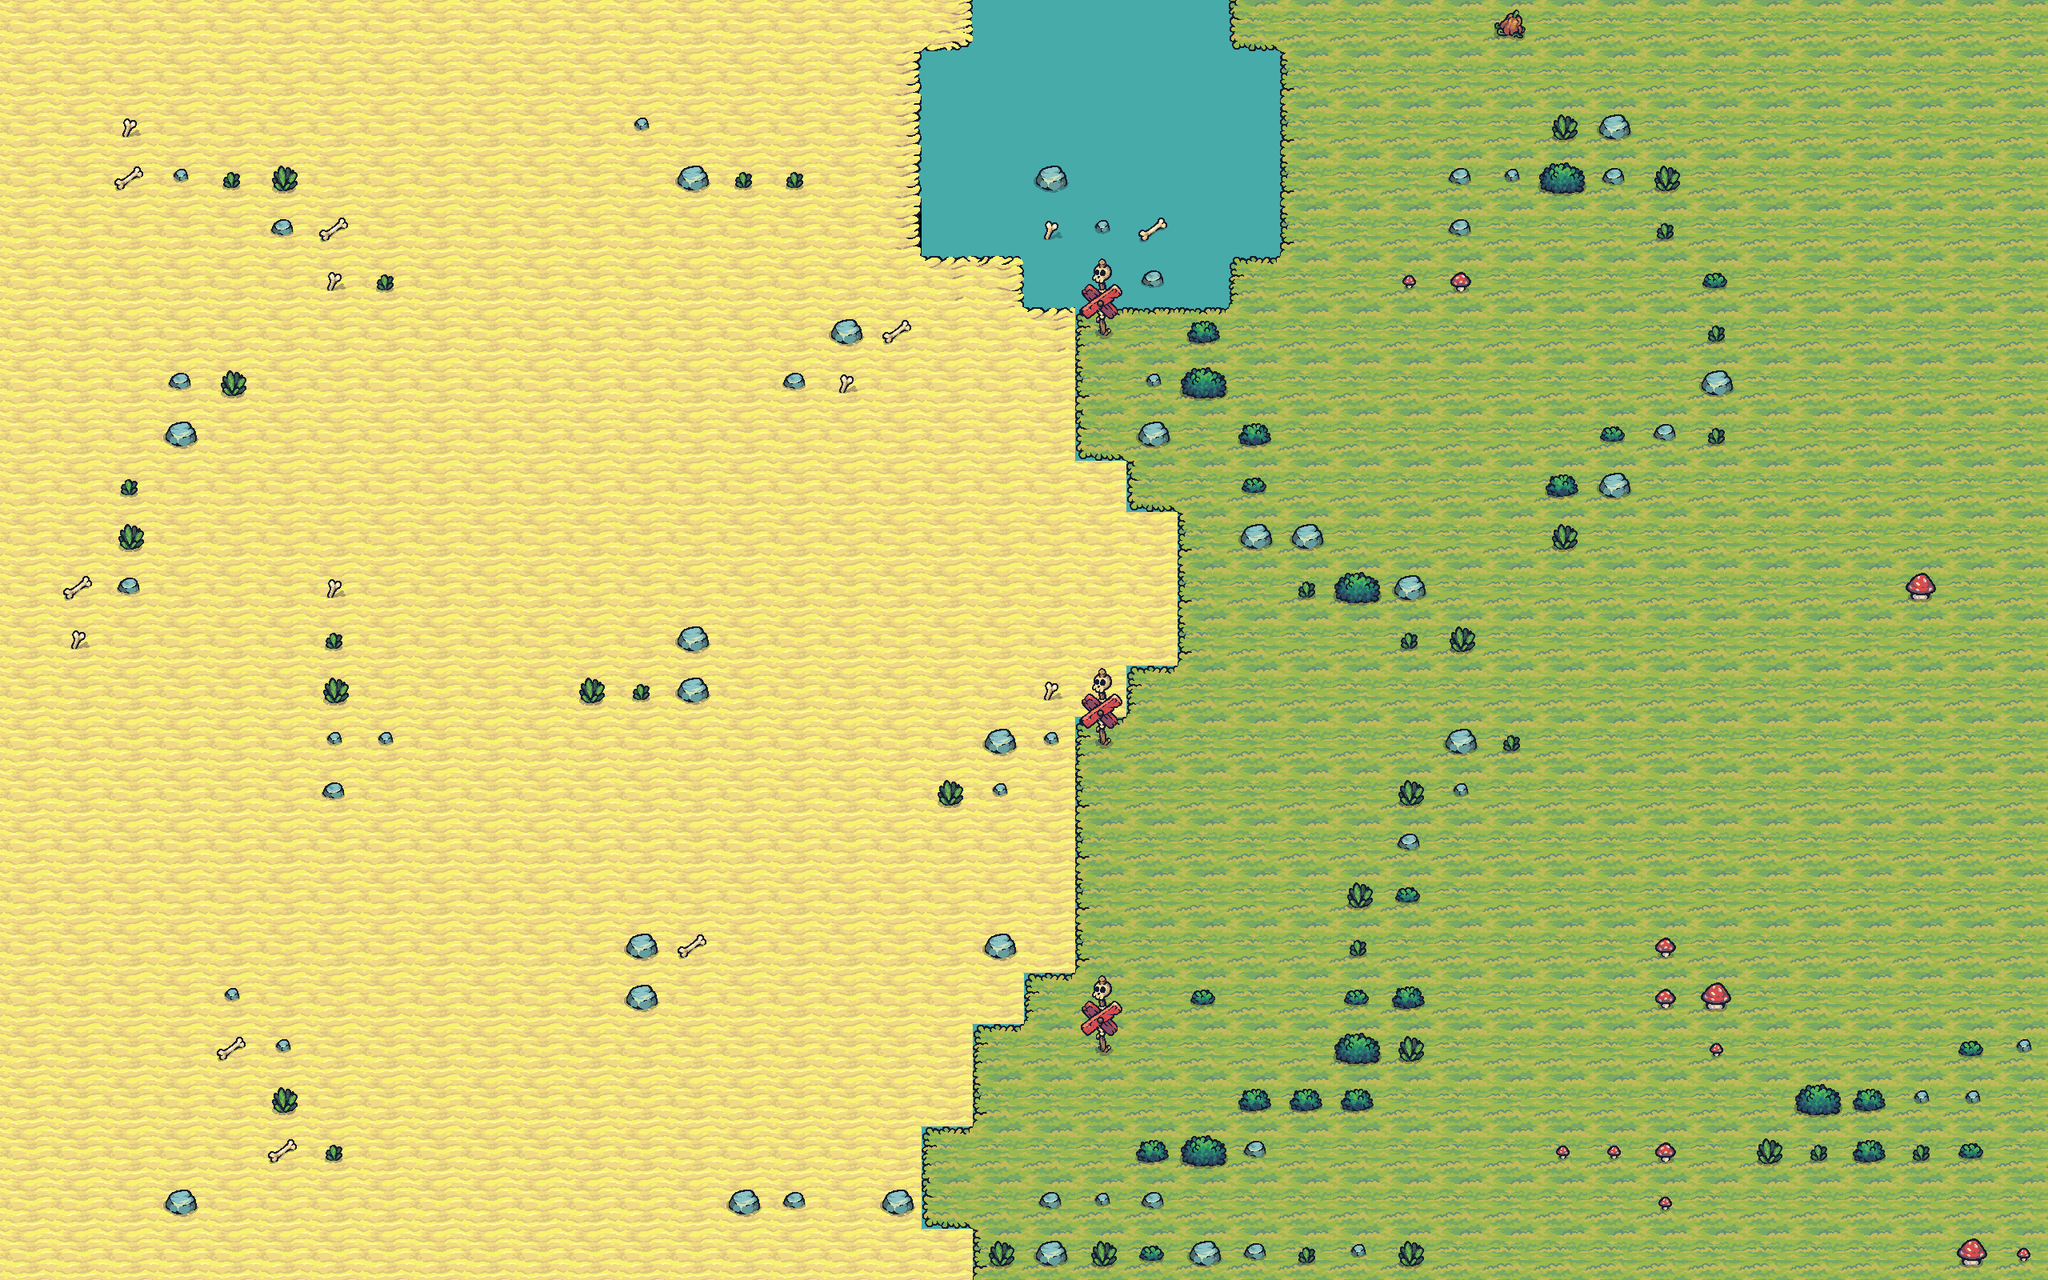

Below is a game level as drawn by its tile map, then a one-line description and the .tmx that defines it (tile-layer data replaced by summaries):
An orthogonal 40x25 tile map with 64x64 px tiles, 4 tile layers (water, ground, props, buildings), 14 tilesets and 116 objects (34x torch, 26x warrior, 24x tnt, 20x archer, 12x barrel).

<map version="1.8" tiledversion="1.8.6" orientation="orthogonal" renderorder="right-down" width="40" height="25" tilewidth="64" tileheight="64" infinite="0" nextlayerid="6" nextobjectid="324">
 <tileset firstgid="1" source="water.tsx" />
 <tileset firstgid="2" source="foam.tsx" />
 <tileset firstgid="74" source="ground-flat.tsx" />
 <tileset firstgid="114" source="props.tsx" />
 <tileset firstgid="142" source="bridge.tsx" />
 <tileset firstgid="154" source="house.tsx" />
 <tileset firstgid="160" source="castle.tsx" />
 <tileset firstgid="180" source="tower.tsx" />
 <tileset firstgid="188" source="archer.tsx" />
 <tileset firstgid="692" source="warrior.tsx" />
 <tileset firstgid="1124" source="tnt.tsx" />
 <tileset firstgid="1313" source="torch.tsx" />
 <tileset firstgid="1628" source="barrel.tsx" />
 <tileset firstgid="1749" source="sheep.tsx" />
 <layer id="1" name="water" width="40" height="25">
  <data>[1000 cells, 276 non-empty, 1 distinct tile ids]</data>
 </layer>
 <layer id="2" name="ground" width="40" height="25">
  <data>[1000 cells, 963 non-empty, 10 distinct tile ids]</data>
 </layer>
 <layer id="3" name="props" width="40" height="25">
  <data>[1000 cells, 152 non-empty, 16 distinct tile ids]</data>
 </layer>
 <layer id="4" name="buildings" width="40" height="25">
  <data>[1000 cells, 0 non-empty, 0 distinct tile ids]</data>
 </layer>
 <objectgroup id="5" name="objects">
  <object id="4" name="archer" gid="2147483861" x="2293.16" y="182.406" width="64" height="64">
   <properties>
    <property name="behavior" type="class" propertytype="behavior">
     <properties>
      <property name="type" value=":offensive" />
     </properties>
    </property>
    <property name="character" type="class" propertytype="character">
     <properties>
      <property name="attack-cooldown" type="float" value="1" />
      <property name="attack-range" type="float" value="300" />
      <property name="damage-max" type="int" value="15" />
      <property name="damage-min" type="int" value="15" />
      <property name="movement-speed" type="float" value="40" />
      <property name="projectile-speed" type="float" value="200" />
      <property name="vision-range" type="float" value="500" />
     </properties>
    </property>
    <property name="health" type="class" propertytype="health">
     <properties>
      <property name="points" type="int" value="50" />
     </properties>
    </property>
    <property name="sprite" type="class" propertytype="sprite">
     <properties>
      <property name="name" value=":archer-blue" />
      <property name="sequence-name" value=":idle" />
     </properties>
    </property>
   </properties>
  </object>
  <object id="11" name="tnt" gid="1146" x="746.57" y="188.429" width="64" height="64">
   <properties>
    <property name="behavior" type="class" propertytype="behavior">
     <properties>
      <property name="type" value=":offensive" />
     </properties>
    </property>
    <property name="character" type="class" propertytype="character">
     <properties>
      <property name="attack-cooldown" type="float" value="0.8" />
      <property name="attack-range" type="float" value="300" />
      <property name="damage-max" type="int" value="10" />
      <property name="damage-min" type="int" value="10" />
      <property name="movement-speed" type="float" value="30" />
      <property name="projectile-speed" type="float" value="100" />
      <property name="splash-attack" type="bool" value="true" />
      <property name="team" type="int" value="1" />
      <property name="vision-range" type="float" value="1000" />
     </properties>
    </property>
    <property name="health" type="class" propertytype="health">
     <properties>
      <property name="points" type="int" value="50" />
     </properties>
    </property>
    <property name="sprite" type="class" propertytype="sprite">
     <properties>
      <property name="name" value=":tnt-red" />
     </properties>
    </property>
   </properties>
  </object>
  </objectgroup>
</map>
<!-- 114 of 116 objects omitted -->
